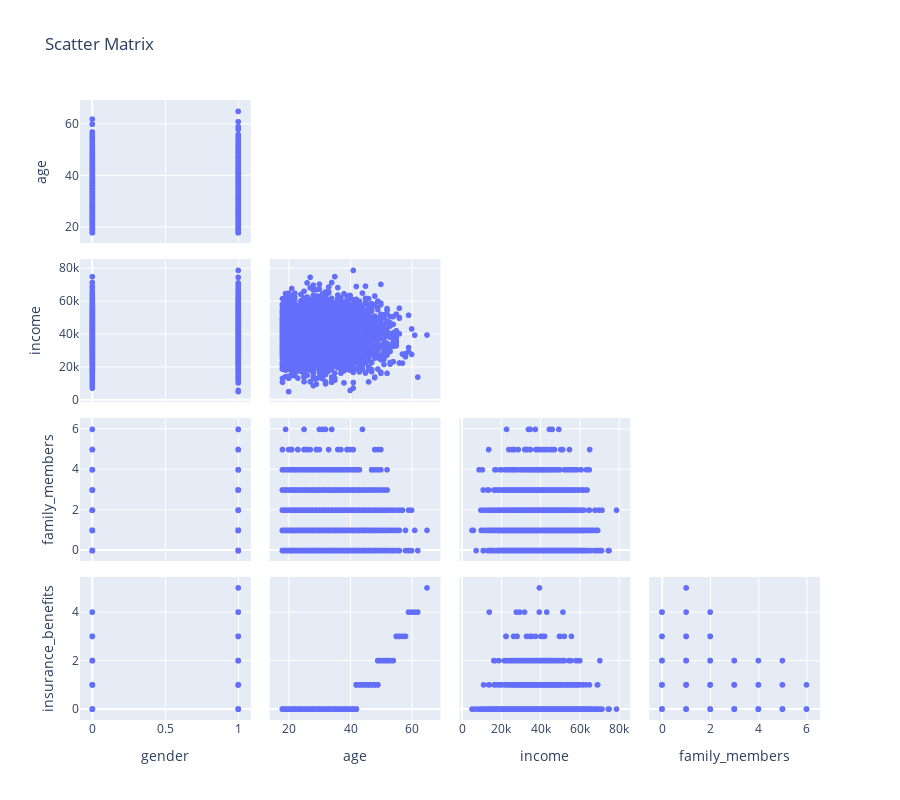

This figure's notebook cell:
### Markdown cell above
Let's quickly check whether there are certain groups of customers by looking at the pair plot.

### Code cell
# scatter matrix
fig = px.scatter_matrix(df, height=800, title='Scatter Matrix')
fig.update_traces(showupperhalf=False, diagonal_visible=False)

### Figure 1 — Plotly figure (JSON) as saved in the notebook; plotly's stock layout.template omitted (floating-point values rounded to 4 significant figures; data arrays with more than 128 entries replaced by an {"elided": "..."} marker saying what was removed)
{"data": [{"diagonal": {"visible": false}, "dimensions": [{"axis": {"matches": true}, "label": "gender", "values": {"elided": "5000 int values"}}, {"axis": {"matches": true}, "label": "age", "values": {"elided": "5000 int values"}}, {"axis": {"matches": true}, "label": "income", "values": {"elided": "5000 int values"}}, {"axis": {"matches": true}, "label": "family_members", "values": {"elided": "5000 int values"}}, {"axis": {"matches": true}, "label": "insurance_benefits", "values": {"elided": "5000 int values"}}], "hovertemplate": "%{xaxis.title.text}=%{x}<br>%{yaxis.title.text}=%{y}<extra></extra>", "legendgroup": "", "marker": {"color": "#636efa", "symbol": "circle"}, "name": "", "showlegend": false, "showupperhalf": false, "type": "splom"}], "layout": {"dragmode": "select", "height": 800, "legend": {"tracegroupgap": 0}, "title": {"text": "Scatter Matrix"}}}
